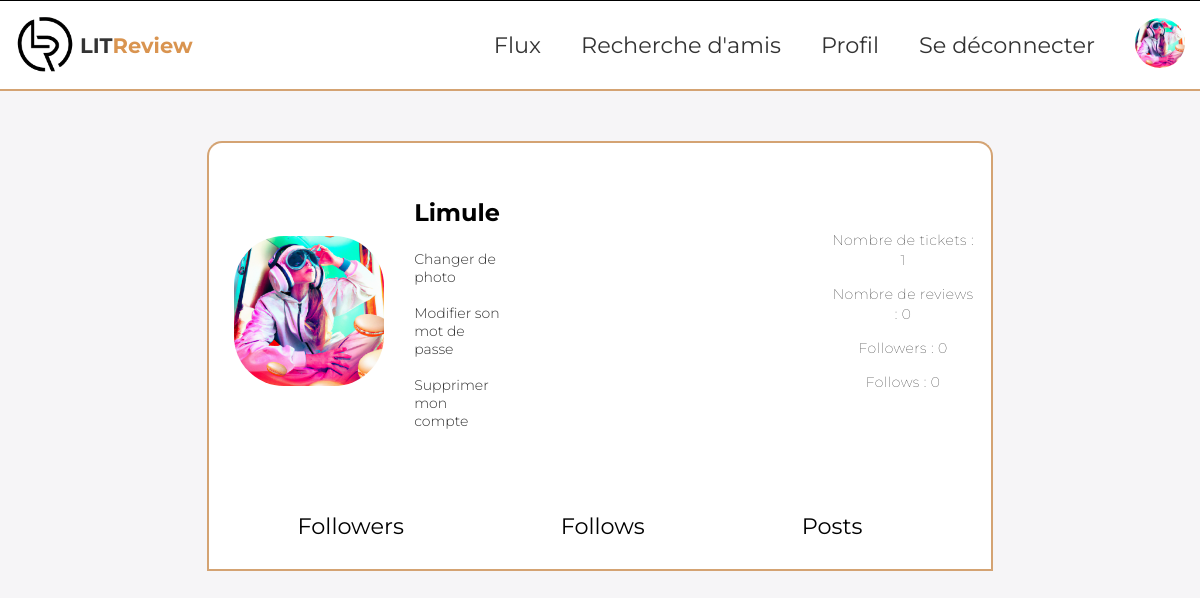
The page /profile/ (signed in) on the database as committed earlier.
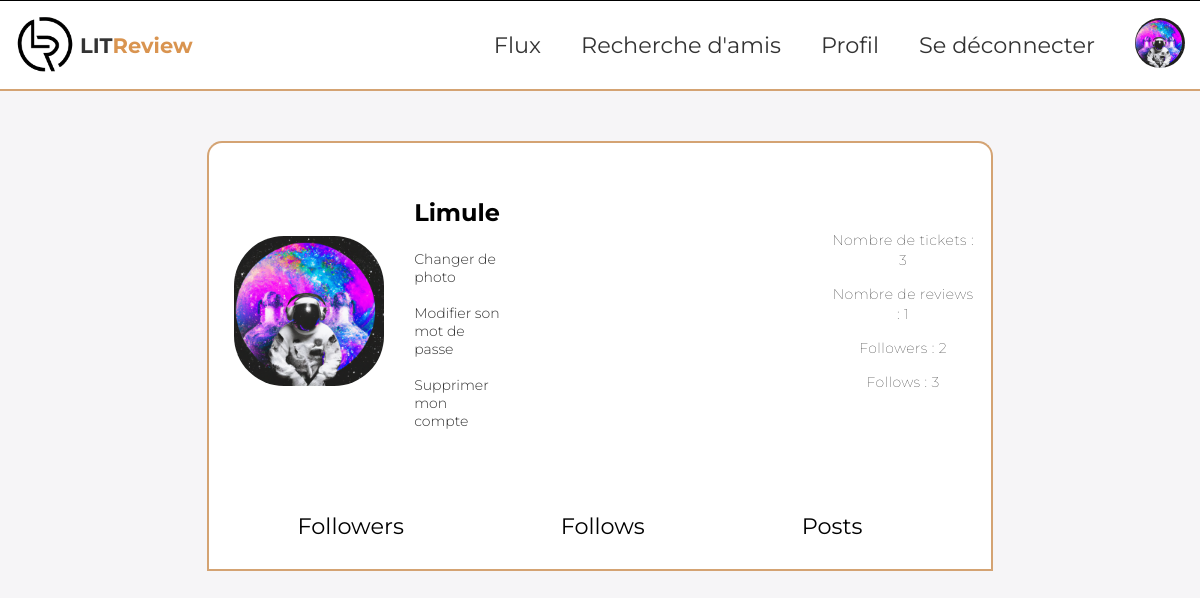
The same page on the database as committed later.
### authentication/models.py (models this page shows, shortened)
class User(AbstractUser):
    profile_photo = models.ImageField(
        verbose_name="Profile photo", upload_to="profile_photos/", null=True, blank=True
    )
    IMAGE_MAX_SIZE = (400, 400)

### authentication/views.py (the view, shortened to what this page needs)
# urls.py: path('profile/', authentication.views.ProfilePageView.as_view(), name='profile'),
class ProfilePageView(LoginRequiredMixin, UserProfileMixin, View):
    template_name = "authentication/profile.html"
    form_class = UploadProfilePhotoForm
    def get(self, request):
        user = request.user
        form = self.form_class(instance=user)
        context = self.get_user_profile_data(user, request.user)
        context["form"] = form
        return render(request, self.template_name, context=context)

### blog/templatetags/blog_extras.py (called while the page is built)
@register.filter
def get_time_display(time_created):
    seconds_ago = (timezone.now() - time_created).total_seconds()
    if seconds_ago <= HOUR:
        return f"Publié il y a {int(seconds_ago // MINUTE)} minutes."
    elif seconds_ago <= DAY:
        return f"Publié il y a {int(seconds_ago // HOUR)} heures."
    return f"Publié le {time_created.strftime('%d %B %Y à %Hh%M')}"

@register.filter
def profile_photo_or_default(user):
    if user.profile_photo:
        return user.profile_photo.url
    return static("images/default_profile.png")

@register.filter
def capitalize_first(value):
    if not isinstance(value, str):
        return value
    return value.capitalize()

### authentication/templates/authentication/profile.html (shortened to what this page needs)
{% extends 'base.html' %}
{% load blog_extras %}
{% load static %}
{% block content %}
<div class="profile-container">
    <div class="profile-header">
        <img class="ticket-avatar" src="{{ user|profile_photo_or_default }}" alt="Profile photo">
        <div class="profile-name">
            <h2>{{ user.username|capitalize_first }}</h2>
            {% if request.user == user %}
            <a class="profile-link" href="{% url 'upload_profile_photo' %}">Changer de photo</a>
            <a class="profile-link" href="{% url 'password_change' %}">Modifier son mot de passe</a>
            <a class="profile-link btn btn-danger" href="{% url 'delete_account' %}">Supprimer mon compte</a>
            {% endif %}
        </div>
        <div class="profile-info">
            <p>Nombre de tickets : {{ tickets_count }}</p>
            <p>Nombre de reviews : {{ reviews_count }}</p>
            <p>Followers : {{ followers_count }}</p>
            <p>Follows : {{ following_count }}</p>
        </div>
    </div>
    <div class="nav-profile">
        <h3 class="fancy-link" data-content="followers">Followers</h3>
        <h3 class="fancy-link" data-content="follows">Follows</h3>
        <h3 class="fancy-link" data-content="posts">Posts</h3>
    </div>
</div>
{% endblock content %}

### templates/base.html (shortened to what this page needs)
{% load static %}
{% load blog_extras %}
<!DOCTYPE html>
<html lang="en">
    <head>
        <link href="{% static 'css/main.css' %}" rel="stylesheet">
        <link href="https://cdnjs.cloudflare.com/ajax/libs/cropperjs/1.5.12/cropper.min.css" rel="stylesheet">
    </head>
    <body>
        {% if user.is_authenticated %}
        <nav class="navbar">
            <div class="nav-left">
                <a class="logo-link"  href="{% url 'home' %}">
                    <img class="logo" src="{% static 'images/logo_without_title.png' %}" alt="Logo du site">
                    <h1>LIT<span>Review</span></h1>
                </a>
            </div>
            <div class="nav-right">
                <a class="fancy-link" href="{% url 'home' %}">Flux</a>
                <a class="fancy-link" href="{% url 'search_users' %}">Recherche d'amis</a>
                <a class="fancy-link" href="{% url 'profile' %}">Profil</a>
                <a class="fancy-link" href="{% url 'logout' %}">Se déconnecter</a>
                <a class="avatar-link" href="{% url 'profile' %}">
                    <img class="avatar" src="{{ request.user|profile_photo_or_default }}" alt="photo de profile">
                </a>
            </div>
        </nav>
        {% endif %}
        {% block content %}{% endblock content %}
    </body>
</html>

Rows that differ between the two databases and show on the page:
changed User "Limule": user|profile_photo_or_default: a different picture; profile_photo: a different picture
Other text that changed with them:
{{ tickets_count }}: "1" → "3"
{{ reviews_count }}: "0" → "1"
{{ followers_count }}: "0" → "2"
{{ following_count }}: "0" → "3"
